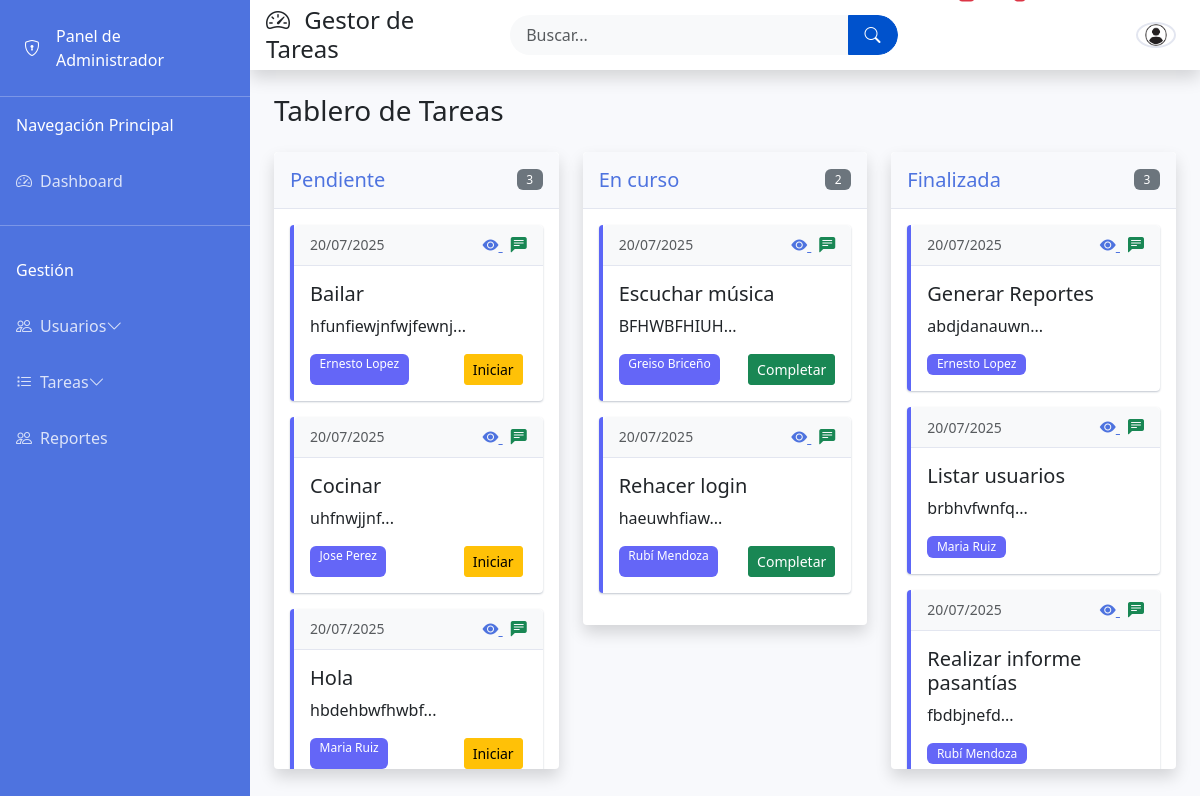
/tablero.php (signed in), run on an earlier commit of the app's database.
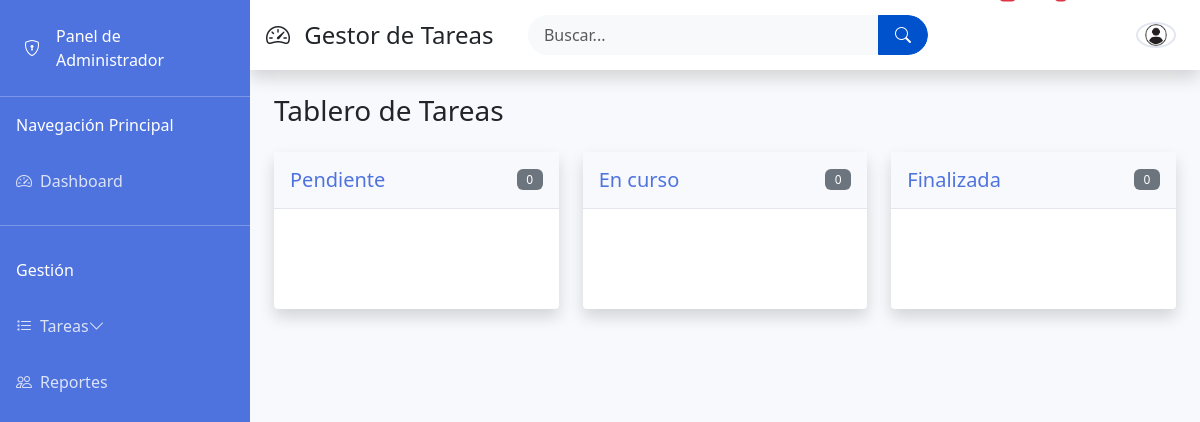
And on a later commit of the database.
### tables this page shows
CREATE TABLE `estatus` (
  `id_estatus` int(11) NOT NULL,
  `nombre` varchar(50) NOT NULL
);

CREATE TABLE `tareas` (
  `id_tarea` int(11) NOT NULL,
  `id_usuario` int(11) NOT NULL,
  `id_usuario_asignado` int(11) NOT NULL,
  `titulo` varchar(255) NOT NULL,
  `categoria` text NOT NULL,
  `descripcion` text,
  `herramientas` text,
  `id_estatus` int(11) NOT NULL,
  `fecha_creacion` datetime DEFAULT CURRENT_TIMESTAMP,
  `fecha_actualizacion` datetime DEFAULT NULL ON UPDATE CURRENT_TIMESTAMP,
  `fecha_finalizacion` datetime DEFAULT NULL,
  `prioridad` varchar(255) NOT NULL
);

CREATE TABLE `usuarios` (
  `id_usuario` int(11) NOT NULL,
  `nombre` varchar(100) NOT NULL,
  `usuario` varchar(50) NOT NULL,
  `contraseña` varchar(255) NOT NULL,
  `email` varchar(255) NOT NULL,
  `telefono` int(11) NOT NULL,
  `id_departamento` int(11) DEFAULT NULL,
  `id_cargo` int(11) DEFAULT NULL,
  `id_rol` int(11) DEFAULT NULL,
  `fecha_registro` datetime DEFAULT CURRENT_TIMESTAMP
);

### auth.php (called while the page is built, shortened)
<?php
function esAdmin() {
    return ($_SESSION['id_rol'] ?? 0) == 1;
}
?>

### tablero.php (the view, shortened to what the changed rows need)
<?php
require_once 'config.php';
require_once 'auth.php';
$estados = [];
$query_estados = $conexion->query("SELECT * FROM estatus");
if ($query_estados) {
    $estados = $query_estados->fetch_all(MYSQLI_ASSOC);
}
$tareas_por_estado = [];
foreach ($estados as $estado) {
    $id_estatus = $estado['id_estatus'];
    if (esAdmin()) {
        $stmt = $conexion->prepare("
            SELECT t.*, u.nombre as asignado, e.nombre as estado
            FROM tareas t
            JOIN usuarios u ON t.id_usuario_asignado = u.id_usuario
            JOIN estatus e ON t.id_estatus = e.id_estatus
            WHERE t.id_estatus = ?
        ");
    } else {
        $stmt = $conexion->prepare("
            SELECT t.*, u.nombre as asignado, e.nombre as estado
            FROM tareas t
            JOIN usuarios u ON t.id_usuario_asignado = u.id_usuario
            JOIN estatus e ON t.id_estatus = e.id_estatus
            WHERE t.id_estatus = ? AND t.id_usuario_asignado = ?
        ");
        $stmt->bind_param("ii", $id_estatus, $_SESSION['id_usuario']);
    }
    if (esAdmin()) {
        $stmt->bind_param("i", $id_estatus);
    }
    $stmt->execute();
    $result = $stmt->get_result();
    $tareas_por_estado[$id_estatus] = $result->fetch_all(MYSQLI_ASSOC);
}
include 'header.php';
?>
<div class="container-fluid">
    <h1 class="h3 mb-4 text-gray-800">Tablero de Tareas</h1>
    <div class="kanban-board">
        <div class="row">
            <?php foreach ($estados as $estado): ?>
                <div class="col-lg-4 col-md-6">
                    <div class="card shadow mb-4">
                        <div class="card-header py-3 d-flex flex-row align-items-center justify-content-between">
                            <h5 class="m-0 font-weight-bold text-primary"><?= $estado['nombre'] ?></h5>
                            <span class="badge bg-secondary"><?= count($tareas_por_estado[$estado['id_estatus']]) ?></span>
                        </div>
                        <div class="card-body" id="estado-<?= $estado['id_estatus'] ?>" data-estado-id="<?= $estado['id_estatus'] ?>">
                            <?php foreach ($tareas_por_estado[$estado['id_estatus']] as $tarea): ?>
                                <div class="card task-card mb-3" data-task-id="<?= $tarea['id_tarea'] ?>" draggable="true">
                                <div class="card-header bg-light d-flex justify-content-between align-items-center py-2">
                                        <small class="text-muted">
                                            <?= date('d/m/Y', strtotime($tarea['fecha_creacion'])) ?>
                                        </small>
                                        <div class="task-actions">
                                            <a href="ver.php?id=<?= $tarea['id_tarea'] ?>"
                                               class="text-primary me-2"
                                               title="Ver detalles"
                                               data-bs-toggle="tooltip">
                                                <i class="bi bi-eye-fill"></i>
                                            </a>
                                            <a href="#"
                                               class="text-success"
                                               title="Agregar comentario"
                                               data-bs-toggle="modal"
                                               data-bs-target="#comentarioModal"
                                               data-tarea-id="<?= $tarea['id_tarea'] ?>"
                                               data-bs-toggle="tooltip">
                                                <i class="bi bi-chat-left-text-fill"></i>
                                            </a>
                                        </div>
                                    </div>
                                    <div class="card-body">
                                        <h5 class="card-title"><?= htmlspecialchars($tarea['titulo']) ?></h5>
                                        <p class="card-text"><?= htmlspecialchars(substr($tarea['descripcion'], 0, 100)) ?>...</p>
                                        <div class="d-flex justify-content-between">
                                            <span class="badge bg-info"><?= $tarea['asignado'] ?></span>
                                            <?php if ($tarea['id_estatus'] == 1 || $tarea['id_estatus'] == 1): ?>
                                                <form method="get" class="me-1">
                                                    <button type="submit" class="btn btn-sm btn-warning" title="Iniciar tarea">
                                                        <a><i class="fas fa-play"></i> Iniciar</a>
                                                    </button>
                                                </form>
                                            <?php endif; ?>
                                            <?php if ($tarea['id_estatus'] == 2 || $tarea['id_estatus'] == 2): ?>
                                                <form method="get">
                                                    <button type="submit" class="btn btn-sm btn-success" title="Finalizar tarea">
                                                        <a><i class="fas fa-check"></i> Completar</a>
                                                    </button>
                                                </form>
                                            <?php endif; ?>
                                        </div>
                                    </div>
                                </div>
                            <?php endforeach; ?>
                        </div>
                    </div>
                </div>
            <?php endforeach; ?>
        </div>
    </div>
</div>
<?php include 'footer.php'; ?>

### sidebar.php (shortened to what the changed rows need)
<div class="sidebar bg-primary text-white">
    <div class="nav-items-container">
        <ul class="navbar-nav">
            <?php if (esAdmin()): ?>
            <li class="nav-item">
                <a class="nav-link collapsed" href="#" data-bs-toggle="collapse" data-bs-target="#collapseUsuarios" aria-expanded="false">
                    <i class="bi bi-people"></i>
                    <span>Usuarios</span>
                    <i class="bi bi-chevron-down float-end"></i>
                </a>
            </li>
            <?php endif; ?>
        </ul>
    </div>
</div>

What changed in the data, as far as the page shows it:
removed tareas: fecha_creacion "20/07/2025", titulo "Bailar", descripcion "hfunfiewjnfwjfewnj", id_usuario_asignado.nombre "Ernesto Lopez", shown under estatus "Pendiente"
removed tareas: fecha_creacion "20/07/2025", titulo "Cocinar", descripcion "uhfnwjjnf", id_usuario_asignado.nombre "Jose Perez", shown under estatus "Pendiente"
removed tareas: fecha_creacion "20/07/2025", titulo "Hola", descripcion "hbdehbwfhwbf", id_usuario.nombre "Maria Ruiz", shown under estatus "Pendiente"
removed tareas: fecha_creacion "20/07/2025", titulo "Escuchar música", descripcion "BFHWBFHIUH", id_usuario.nombre "Greiso Briceño", shown under estatus "En curso"
removed tareas: fecha_creacion "20/07/2025", titulo "Rehacer login", descripcion "haeuwhfiaw", id_usuario_asignado.nombre "Rubí Mendoza", shown under estatus "En curso"
removed tareas: fecha_creacion "20/07/2025", titulo "Generar Reportes", descripcion "abdjdanauwn", id_usuario_asignado.nombre "Ernesto Lopez", shown under estatus "Finalizada"
removed tareas: fecha_creacion "20/07/2025", titulo "Listar usuarios", descripcion "brbhvfwnfq", id_usuario_asignado.nombre "Maria Ruiz", shown under estatus "Finalizada"
removed tareas: fecha_creacion "20/07/2025", titulo "Realizar informe pasantías", descripcion "fbdbjnefd", id_usuario_asignado.nombre "Rubí Mendoza", shown under estatus "Finalizada"
computed for estatus "Pendiente": id_estatus "3" → "0"
computed for estatus "En curso": id_estatus "2" → "0"
computed for estatus "Finalizada": id_estatus "3" → "0"
Also different on the page:
text no longer shown: "Usuarios"
